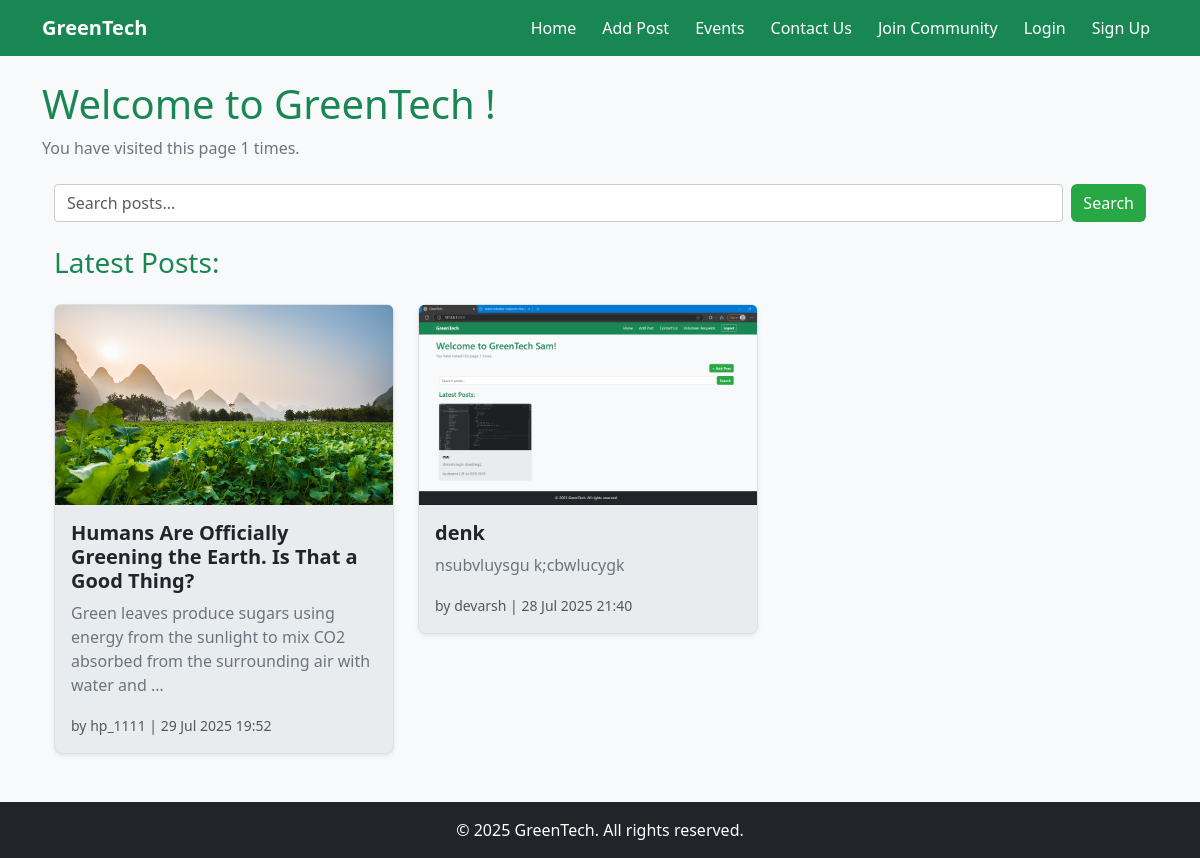
The page / on the database its author committed.
### greentech/models.py (models this page shows, shortened)
class GreenPost(models.Model):
    title = models.CharField(max_length=200)
    content = models.TextField()
    author = models.ForeignKey(User, on_delete=models.CASCADE)
    image = models.ImageField(upload_to='post_images/', blank=True, null=True)  # New field
    created_at = models.DateTimeField(auto_now_add=True)

### greentech/views.py (the view)
# urls.py: path('', HomeView.as_view(), name='home'),
class HomeView(ListView):
    model = GreenPost
    template_name = 'greentech/home.html'
    context_object_name = 'posts'
    ordering = ['-created_at']
    def dispatch(self, request, *args, **kwargs):
        if request.user.is_authenticated and request.user.is_staff:
            return redirect('dashboard')
        return super().dispatch(request, *args, **kwargs)
    def get_queryset(self):
        q = self.request.GET.get('q', '')
        qs = GreenPost.objects.all()
        if q:
            qs = qs.filter(Q(title__icontains=q) | Q(content__icontains=q))
        return qs.order_by('-created_at')
    def get_context_data(self, **kwargs):
        ctx = super().get_context_data(**kwargs)
        visits = self.request.session.get('visits', 0) + 1
        self.request.session['visits'] = visits
        ctx.update({
            'visits': visits,
            'query': self.request.GET.get('q', ''),
        })
        return ctx

### greentech/templates/greentech/home.html (shortened to what this page needs)
{% extends 'greentech/base.html' %}
{% block content %}
<h1 class="text-success">Welcome to GreenTech {{ user.username|capfirst }}!</h1>
<p class="text-secondary">You have visited this page {{ visits }} times.</p>
<div class="container mt-4">
    <form method="GET" action="" class="d-flex mb-4">
        <input type="text" name="q" class="form-control me-2" placeholder="Search posts..." value="{{ query|default:'' }}">
        <button type="submit" class="btn btn-success">Search</button>
    </form>
    <h3 class="mb-4 text-success">Latest Posts:</h3>
    <div class="row">
        <div class="row">
            {% for post in posts %}
                <div class="col-md-6 col-lg-4 mb-4">
                    <a href="{% url 'post_detail' post.pk %}" class="card-link text-decoration-none">
                        <div class="card bg-body-secondary shadow-sm h-100">
                            {% if post.image %}
                                <img src="{{ post.image.url }}" class="card-img-top" alt="{{ post.title }}" style="height:200px;object-fit:cover;">
                            {% endif %}
                            <div class="card-body">
                                <h5 class="card-title fw-bold">{{ post.title }}</h5>
                                <p class="card-text text-secondary">{{ post.content|truncatewords:20 }}</p>
                                <small class="text-muted">by {{ post.author }} | {{ post.created_at|date:"d M Y H:i" }}</small>
                            </div>
                        </div>
                    </a>
                </div>
            {% empty %}
                <p>No posts available.</p>
            {% endfor %}
        </div>
    </div>
</div>
{% endblock %}

### greentech/templates/greentech/base.html (shortened to what this page needs)
{% load static %}
<!DOCTYPE html>
<html lang="en">
<head>
    <link
            href="https://cdn.jsdelivr.net/npm/bootstrap@5.3.0/dist/css/bootstrap.min.css"
            rel="stylesheet"
    />
    <link rel="stylesheet" href="{% static 'greentech/style.css' %}"/>
</head>
<body class="d-flex flex-column min-vh-100">
<nav class="navbar navbar-expand-lg navbar-dark bg-success">
    <div class="container">
        <a class="navbar-brand fw-bold" href="{% url 'home' %}">GreenTech</a>
        <div class="collapse navbar-collapse" id="navbarNav">
            <ul class="navbar-nav ms-auto align-items-center">
                {% if user.is_authenticated and user.is_staff %}
                <li class="nav-item">
                    <a class="nav-link" href="{% url 'dashboard' %}">Dashboard</a>
                </li>
                <li class="nav-item">
                    <a class="nav-link" href="{% url 'admin_post_list' %}">
                        Manage Posts
                    </a>
                </li>
                <li class="nav-item">
                    <a class="nav-link" href="{% url 'admin_event_list' %}">
                        Manage Events
                    </a>
                </li>
                <li class="nav-item">
                    <a class="nav-link" href="{% url 'volunteer_requests' %}">
                        Community Requests
                    </a>
                </li>
                <li class="nav-item">
                    <a class="nav-link" href="{% url 'contact_messages' %}">
                        Messages
                    </a>
                </li>
                <li class="nav-item">
                    <a class="nav-link" href="{% url 'user_list' %}">Users</a>
                </li>
                <li class="nav-item">
                    <form method="post" action="{% url 'logout' %}" class="d-inline">
                        {% csrf_token %}
                        <button class="btn btn-outline-light btn-sm">Logout</button>
                    </form>
                </li>
                {% else %}
                <li class="nav-item">
                    <a class="nav-link" href="{% url 'home' %}">Home</a>
                </li>
                <li class="nav-item">
                    <a class="nav-link" href="{% url 'add_post' %}">Add Post</a>
                </li>
                <li class="nav-item">
                    <a class="nav-link" href="{% url 'event_list' %}">Events</a>
                </li>
                <li class="nav-item">
                    <a class="nav-link" href="{% url 'contact' %}">Contact Us</a>
                </li>
                <li class="nav-item">
                    <a class="nav-link" href="{% url 'volunteer' %}">
                        Join Community
                    </a>
                </li>
                {% if user.is_authenticated %}
                <li class="nav-item">
                    <form method="post" action="{% url 'logout' %}" class="d-inline">
                        {% csrf_token %}
                        <button class="btn btn-outline-light btn-sm">Logout</button>
                    </form>
                </li>
                {% else %}
                <li class="nav-item">
                    <a class="nav-link" href="{% url 'login' %}">Login</a>
                </li>
                <li class="nav-item">
                    <a class="nav-link" href="{% url 'signup' %}">Sign Up</a>
                </li>
                {% endif %}
                {% endif %}
            </ul>
        </div>
    </div>
</nav>
<main class="flex-grow-1 container py-4">
    {% block content %}{% endblock %}
</main>
<footer class="bg-dark text-white text-center py-3 mt-auto">
    <div class="container">
        {% now "Y" as current_year %}
        <p class="mb-0">© {{ current_year }} GreenTech. All rights reserved.</p>
    </div>
</footer>
</body>
</html>

### static/greentech/style.css (style rules this page uses)
.navbar .nav-link { color: white !important; padding: 8px 15px; text-decoration: none; transition: background-color 0.3s; }
.navbar .ms-auto { display: flex; align-items: center; gap: 10px; }
.navbar { padding-top: 8px; padding-bottom: 8px; }
body { background-color: #f8f9fa; color: #212529; }
.card { border-radius: 8px; background-color: #ffffff; color: #212529; transition: transform 0.2s ease; border: 1px solid #e0e0e0; }
.form-control { background-color: #ffffff; border: 1px solid #ccc; color: #212529; border-radius: 4px; }
.btn-success { background-color: #28a745; border: none; font-weight: 500; }
.card-link { text-decoration: none; color: inherit; display: block; }

### rows shown on the page
GreenPost: image (picture), title "Humans Are Officially Greening the Earth. Is That a Good Thing?", content "Green leaves produce sugars using energy from the sunlight to mix CO2 absorbed from the surrounding air with water and …", author "hp_1111", created_at "29 Jul 2025 19:52"
GreenPost: image (picture), title "denk", content "nsubvluysgu k;cbwlucygk", author "devarsh", created_at "28 Jul 2025 21:40"

### other values the page prints
{{ visits }} "1"
{{ current_year }} "2025"
